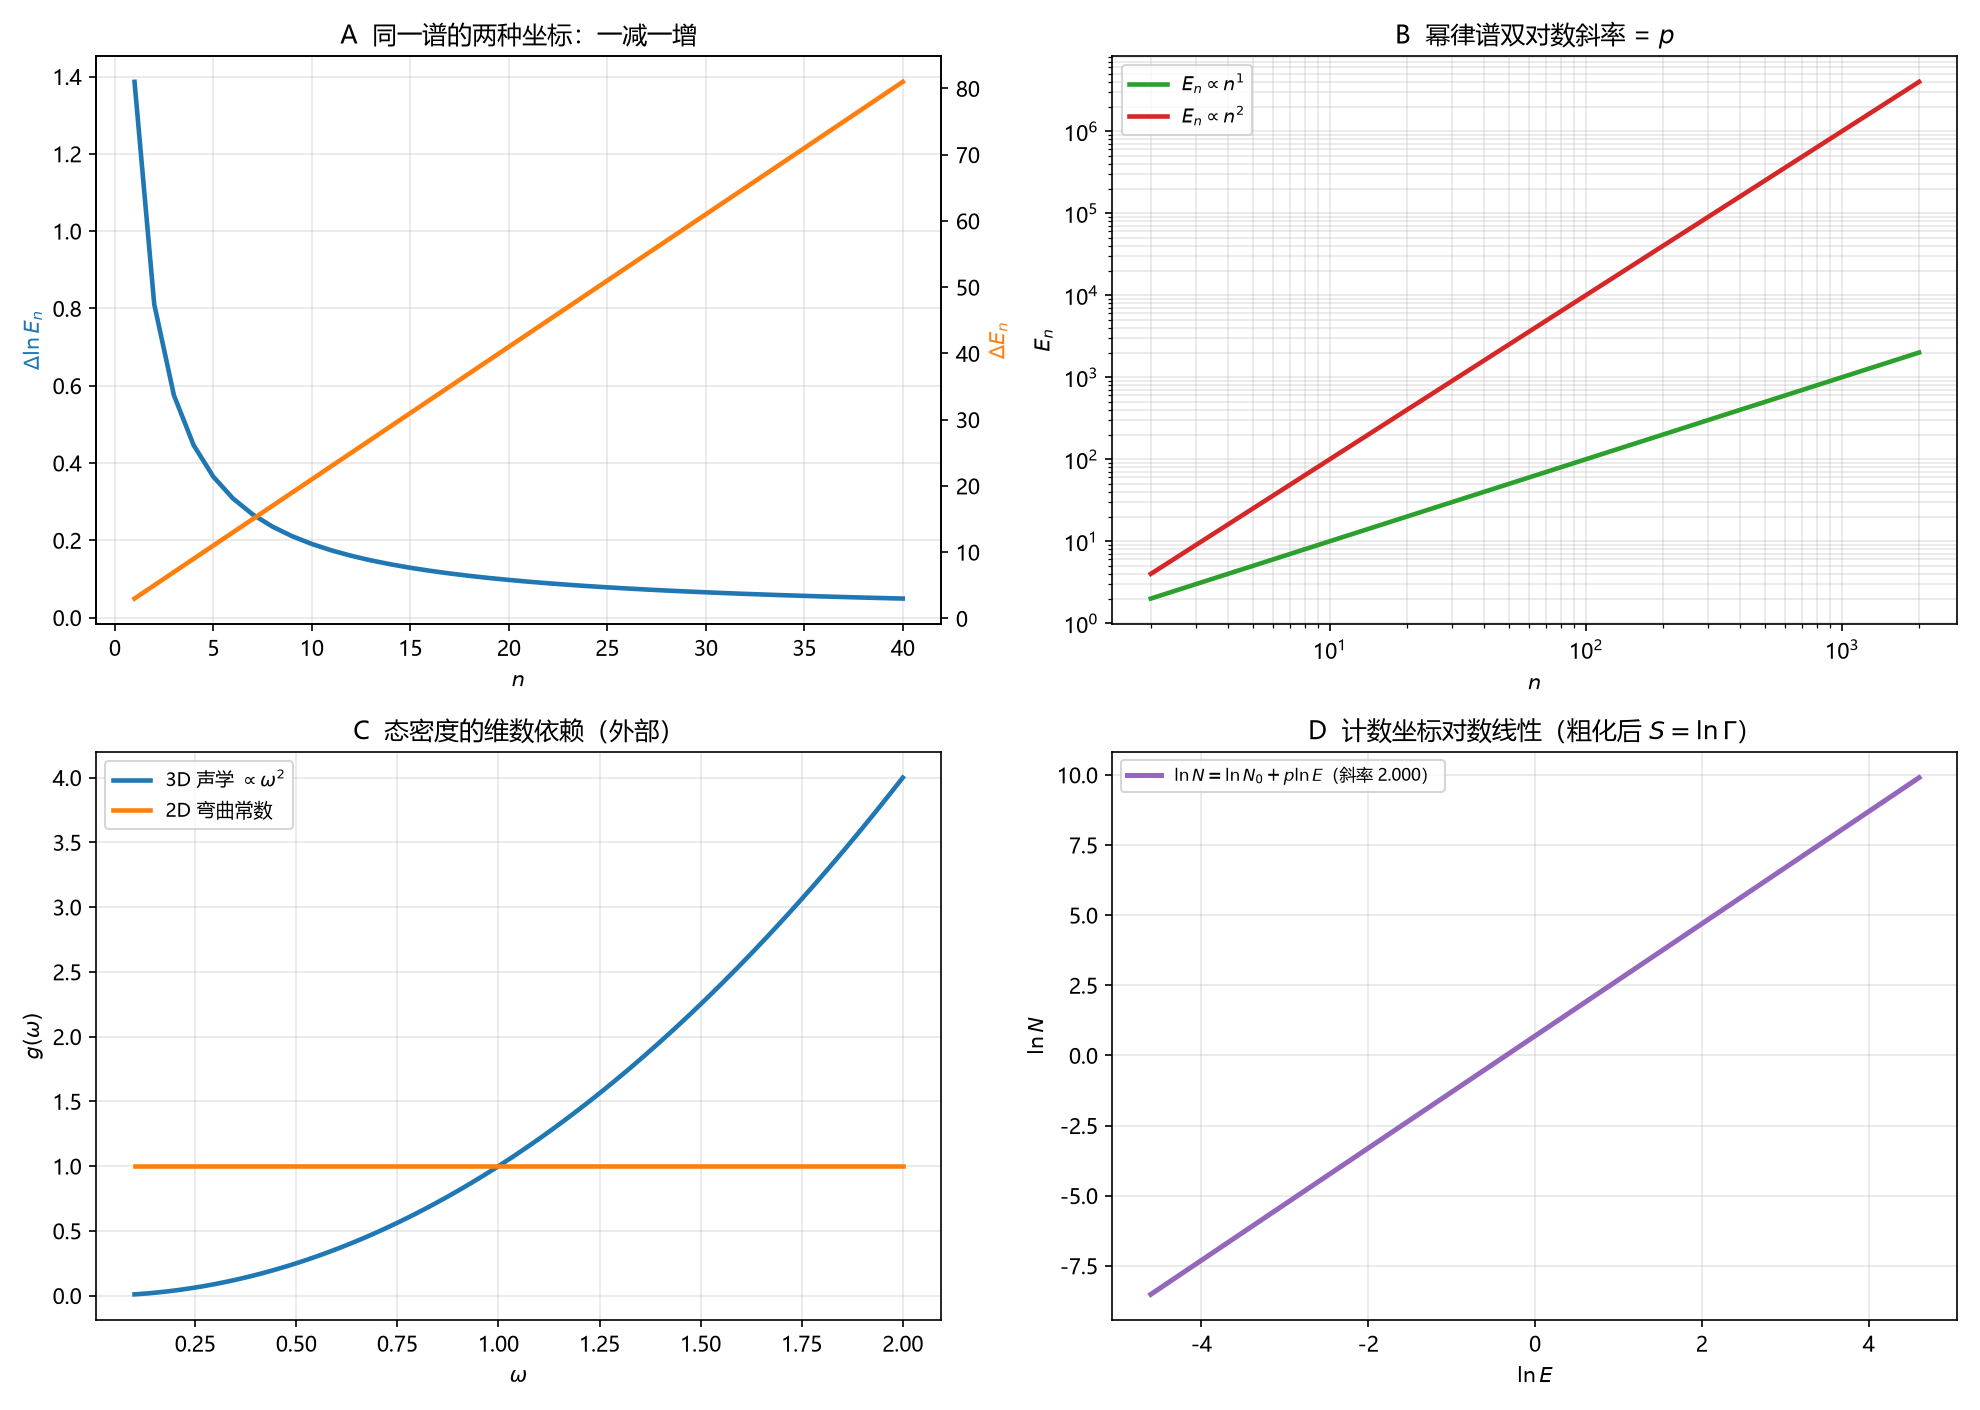

Python code for this plot:
# -*- coding: utf-8 -*-
"""
环 14.A／审-15 对数-幂律刻度相容性的数值核对。

1. Delta ln E_n 递减 vs Delta E_n 递增（同一谱的两种坐标——"冲突"是假象）；
2. 幂律谱 E_n=E_1 n^p 的双对数斜率（p=1/2/2）；
3. 态密度 g(omega)：3D 声学 ∝omega^2，2D 弯曲为常数；
4. 计数对数 ln N(E) 随 ln E 线性（斜率 = p）。

由 (15.1) 与标准态密度公式直接计算，无拟合。
"""

import csv
import os

import numpy as np
import matplotlib
matplotlib.use("Agg")
import matplotlib.pyplot as plt

plt.rcParams["font.sans-serif"] = ["Microsoft YaHei", "SimHei", "DejaVu Sans"]
plt.rcParams["axes.unicode_minus"] = False

HERE = os.path.dirname(os.path.abspath(__file__))
OUT_PNG = os.path.join(HERE, "环14A_审15_对数幂律刻度.png")
OUT_CSV = os.path.join(HERE, "环14A_审15_对数幂律刻度.csv")


def main():
    rows = []
    ns = np.arange(1, 41)

    # A 两种坐标下的步长
    print("A 同一谱的两种步长")
    d_ln = 2 * np.log((ns + 1) / ns)          # CQM p=2 对数步长
    d_raw = (ns + 1.0) ** 2 - ns ** 2          # 原始步长 2n+1
    for n, a, b in zip(ns[::8], d_ln[::8], d_raw[::8]):
        print(f"  n={n}: Delta ln E={a:.6f}（递减）, Delta E={b:.1f}（递增）")
        rows.append(("steps", n, a, b, np.nan))

    # B 双对数斜率
    print("\nB 幂律谱双对数斜率")
    big_n = np.arange(2, 2001)
    for p in (1, 2):
        sl = np.polyfit(np.log(big_n), np.log(big_n.astype(float) ** p), 1)[0]
        print(f"  p={p}: 斜率={sl:.6f}")
        rows.append(("spectrum", p, sl, p, np.nan))

    # C 态密度
    print("\nC 态密度")
    om = np.linspace(0.1, 2, 200)
    g_3d = om ** 2              # 3D 声学：g ∝ omega^2
    g_2d = np.ones_like(om)     # 2D 弯曲：g = const
    print(f"  g_3d(0.5)={0.5**2:.4f}, g_2d(0.5)=1.0（常数）")
    for o in (0.5, 1.0, 1.5):
        rows.append(("dos", o, o ** 2, 1.0, np.nan))

    # D 计数对数线性
    print("\nD 计数对数")
    Es = np.logspace(-2, 2, 200)
    lnN = np.log(2.0 * Es ** 2)   # N0=2, N=N0 E^2
    sl2 = np.polyfit(np.log(Es), lnN, 1)[0]
    print(f"  ln N 对 ln E 斜率={sl2:.6f}（应 = 2）")
    for e in (0.01, 0.1, 1.0, 100.0):
        rows.append(("count", e, np.log(2.0 * e ** 2), np.nan, np.nan))

    with open(OUT_CSV, "w", newline="", encoding="utf-8-sig") as fh:
        wr = csv.writer(fh)
        wr.writerow(["kind", "x", "y", "y_ref", "extra"])
        wr.writerows(rows)

    fig, ax = plt.subplots(2, 2, figsize=(13.2, 9.4))

    ax[0, 0].plot(ns, d_ln, lw=2.2, color="tab:blue", label=r"$\Delta\ln E_n\sim 2/n$")
    ax2 = ax[0, 0].twinx()
    ax2.plot(ns, d_raw, lw=2.2, color="tab:orange", label=r"$\Delta E_n=2n+1$")
    ax[0, 0].set_xlabel(r"$n$")
    ax[0, 0].set_ylabel(r"$\Delta\ln E_n$", color="tab:blue")
    ax2.set_ylabel(r"$\Delta E_n$", color="tab:orange")
    ax[0, 0].set_title("A  同一谱的两种坐标：一减一增")
    ax[0, 0].grid(alpha=0.3)

    for p, col in [(1, "tab:green"), (2, "tab:red")]:
        ax[0, 1].loglog(big_n, big_n.astype(float) ** p, lw=2.2,
                        color=col, label=rf"$E_n\propto n^{{{p}}}$")
    ax[0, 1].set_xlabel(r"$n$")
    ax[0, 1].set_ylabel(r"$E_n$")
    ax[0, 1].set_title("B  幂律谱双对数斜率 = $p$")
    ax[0, 1].legend(fontsize=9)
    ax[0, 1].grid(alpha=0.3, which="both")

    ax[1, 0].plot(om, g_3d, lw=2.2, color="tab:blue", label="3D 声学 $\\propto\\omega^2$")
    ax[1, 0].plot(om, g_2d, lw=2.2, color="tab:orange", label="2D 弯曲常数")
    ax[1, 0].set_xlabel(r"$\omega$")
    ax[1, 0].set_ylabel(r"$g(\omega)$")
    ax[1, 0].set_title("C  态密度的维数依赖（外部）")
    ax[1, 0].legend(fontsize=9)
    ax[1, 0].grid(alpha=0.3)

    ax[1, 1].plot(np.log(Es), lnN, lw=2.4, color="tab:purple",
                  label=rf"$\ln N=\ln N_0+p\ln E$（斜率 {sl2:.3f}）")
    ax[1, 1].set_xlabel(r"$\ln E$")
    ax[1, 1].set_ylabel(r"$\ln N$")
    ax[1, 1].set_title(r"D  计数坐标对数线性（粗化后 $S=\ln\Gamma$）")
    ax[1, 1].legend(fontsize=8)
    ax[1, 1].grid(alpha=0.3)

    fig.tight_layout()
    fig.savefig(OUT_PNG, dpi=150)
    plt.close(fig)
    print("\nsaved:", OUT_PNG)
    print("saved:", OUT_CSV)


if __name__ == "__main__":
    main()
